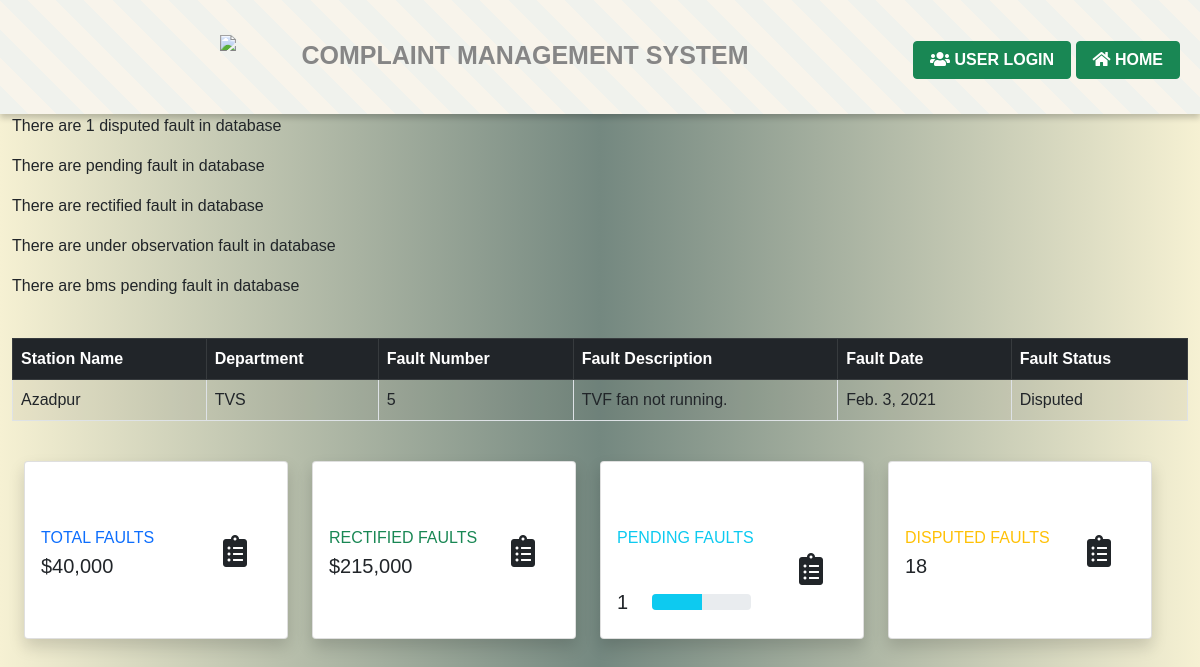
The page /disputed on the database its author committed.
### complaints/models.py (models this page shows)
class FaultDetail(models.Model):
    station = models.ForeignKey(Station, on_delete=models.CASCADE)
    department = models.ForeignKey(Department, on_delete=models.CASCADE)
    fault_no = models.IntegerField()
    fault_description = models.TextField(default='')
    fault_date = models.DateField()
    status = models.ForeignKey(
        Status, on_delete=models.CASCADE)
    date_of_rectification = models.DateField(blank=True, null=True)
    remarks = models.CharField(default='', max_length=255, blank=True)
    date_of_report = models.DateTimeField(default=timezone.now)

class Station(models.Model):
    name = models.CharField(max_length=50, primary_key=True)
    def __str__(self):
        return self.name

class Department(models.Model):
    dep_name = models.CharField(max_length=20, primary_key=True)
    def __str__(self):
        return self.dep_name

class Status(models.Model):
    class Meta:
        verbose_name_plural = "Status"
    cur_status = models.CharField(max_length=20, primary_key=True)
    def __str__(self):
        return self.cur_status

### complaints/views.py (the view)
# urls.py: path('disputed', cmsview.disputed, name='disputed'),
def disputed(request):
    disputedfault = FaultDetail.objects.filter(status_id="Disputed")
    disputedcount = FaultDetail.objects.filter(status_id="Disputed").count()
    return render(request, 'cms/details.html', {'disputedfault': disputedfault, 'disputedcount': disputedcount})

### complaints/templates/cms/details.html (shortened to what this page needs)
{% extends 'base.html' %}
{% block content %}
<p>There are {{ disputedcount  }} disputed fault in database</p>
<p>There are {{ pendcount  }} pending fault in database</p>
<p>There are {{ rectifycount  }} rectified fault in database</p>
<p>There are {{ observecount  }} under observation fault in database</p>
<p>There are {{ bmspendcount }} bms pending fault in database</p>
<table class="table table-bordered table-hover table-striped">
    <thead class="table-dark">
        <tr>
            <th>Station Name</th>
            <th>Department</th>
            <th> Fault Number</th>
            <th>Fault Description</th>
            <th>Fault Date</th>
            <th>Fault Status</th>
        </tr>
    </thead>
    <tbody>
    {%for disputed in disputedfault%}
    <tr>
            <td>{{disputed.station}}</td>
            <td>{{disputed.department}}</td>
            <td>{{disputed.fault_no}}</td>
            <td>{{disputed.fault_description}}</td>
            <td>{{disputed.fault_date}}</td>
            <td>{{disputed.status}}</td>
        </tr>
        {% endfor %}
    </tbody>
</table>
 {% load static %}
                <div class="container-fluid">
                    <div class="row">
                        <div class="col-xl-3 col-md-6 mb-4">
                            <div class="card border-left-primary shadow h-100 py-2">
                                <div class="card-body">
                                    <div class="row no-gutters align-items-center">
                                        <div class="col mr-2">
                                            <div class="text-xs font-weight-bold text-primary text-uppercase mb-1">
                                                Total Faults</div>
                                            <div class="h5 mb-0 font-weight-bold text-gray-800">$40,000</div>
                                        </div>
                                        <div class="col-auto">
                                            <i class="fas fa-clipboard-list fa-2x text-gray-300"></i>
                                        </div>
                                    </div>
                                </div>
                            </div>
                        </div>
                        <div class="col-xl-3 col-md-6 mb-4">
                            <div class="card border-left-success shadow h-100 py-2">
                                <div class="card-body">
                                    <div class="row no-gutters align-items-center">
                                        <div class="col mr-2">
                                            <div class="text-xs font-weight-bold text-success text-uppercase mb-1">
                                                Rectified Faults</div>
                                            <div class="h5 mb-0 font-weight-bold text-gray-800">$215,000</div>
                                        </div>
                                        <div class="col-auto">
                                            <i class="fas fa-clipboard-list fa-2x text-gray-300"></i>
                                        </div>
                                    </div>
                                </div>
                            </div>
                        </div>
                        <div class="col-xl-3 col-md-6 mb-4">
                            <div class="card border-left-info shadow h-100 py-2">
                                <div class="card-body">
                                    <div class="row no-gutters align-items-center">
                                        <div class="col mr-2">
                                            <div class="text-xs font-weight-bold text-info text-uppercase mb-1">Pending Faults
                                            </div>
                                            <div class="row no-gutters align-items-center">
                                                <div class="col-auto">
                                                    <div class="h5 mb-0 mr-3 font-weight-bold text-gray-800">{{ disputedcount}}</div>
                                                </div>
                                                <div class="col">
                                                    <div class="progress progress-sm mr-2">
                                                        <div class="progress-bar bg-info" role="progressbar"
                                                            style="width: 50%" aria-valuenow="50" aria-valuemin="0"
                                                            aria-valuemax="100"></div>
                                                    </div>
                                                </div>
                                            </div>
                                        </div>
                                        <div class="col-auto">
                                            <i class="fas fa-clipboard-list fa-2x text-gray-300"></i>
                                        </div>
                                    </div>
                                </div>
                            </div>
                        </div>
                        <div class="col-xl-3 col-md-6 mb-4">
                            <div class="card border-left-warning shadow h-100 py-2">
                                <div class="card-body">
                                    <div class="row no-gutters align-items-center">
                                        <div class="col mr-2">
                                            <div class="text-xs font-weight-bold text-warning text-uppercase mb-1">
                                                Disputed Faults</div>
                                            <div class="h5 mb-0 font-weight-bold text-gray-800">18</div>
                                        </div>
                                        <div class="col-auto">
                                            <i class="fas fa-clipboard-list fa-2x text-gray-300"></i>
                                        </div>
                                    </div>
                                </div>
                            </div>
                        </div>
                    </div>
{% endblock %}

### templates/base.html (style rules this page uses)
body { margin: 0; font-family: 'Montserrat', sans-serif; background: linear-gradient(to right, #f6f1d3, #748880, #f6f1d3); }
.row { width: 100%; display: flex; margin-top:40px; }

### rows shown on the page
FaultDetail: station "Azadpur", department "TVS", fault_no "5", fault_description "TVF fan not running.", fault_date "Feb. 3, 2021", status "Disputed"

### other values the page prints
{{ disputedcount }} "1"
